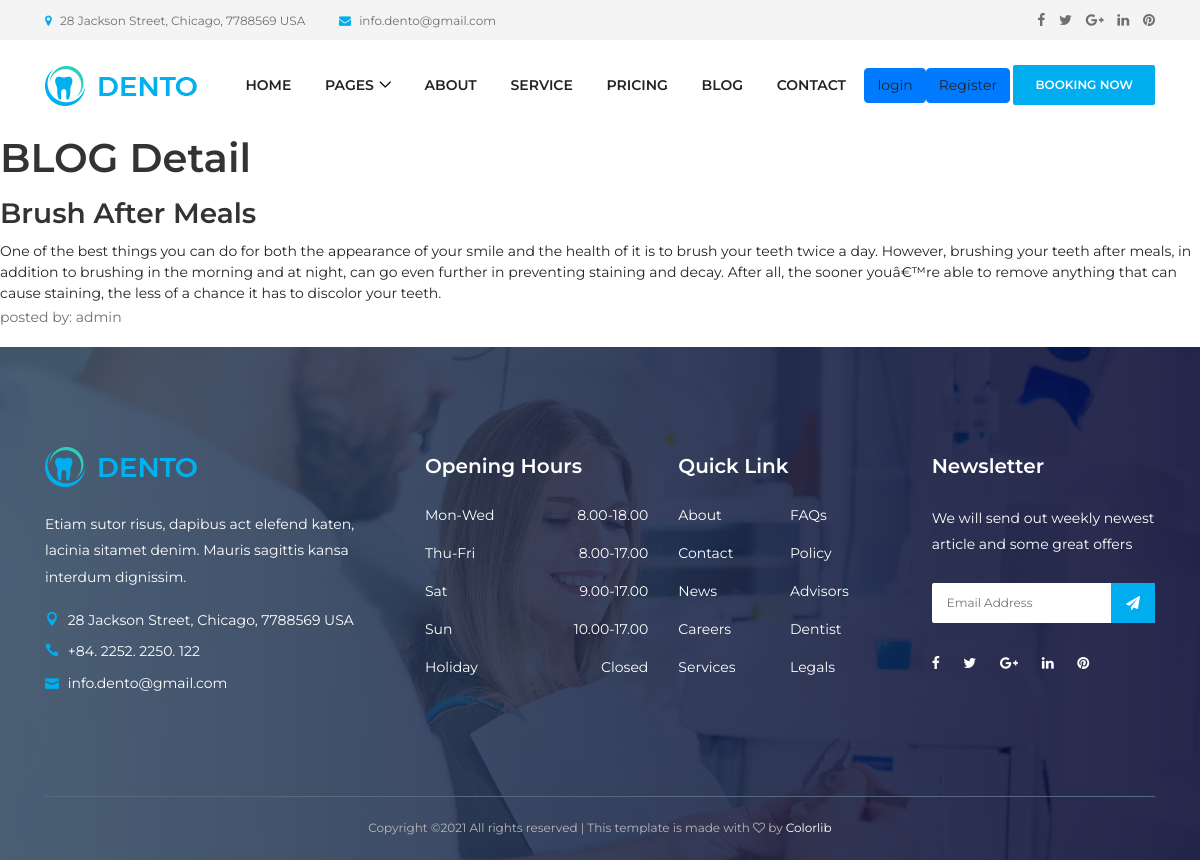
The page /blog/detail/4/ on the database as committed earlier.
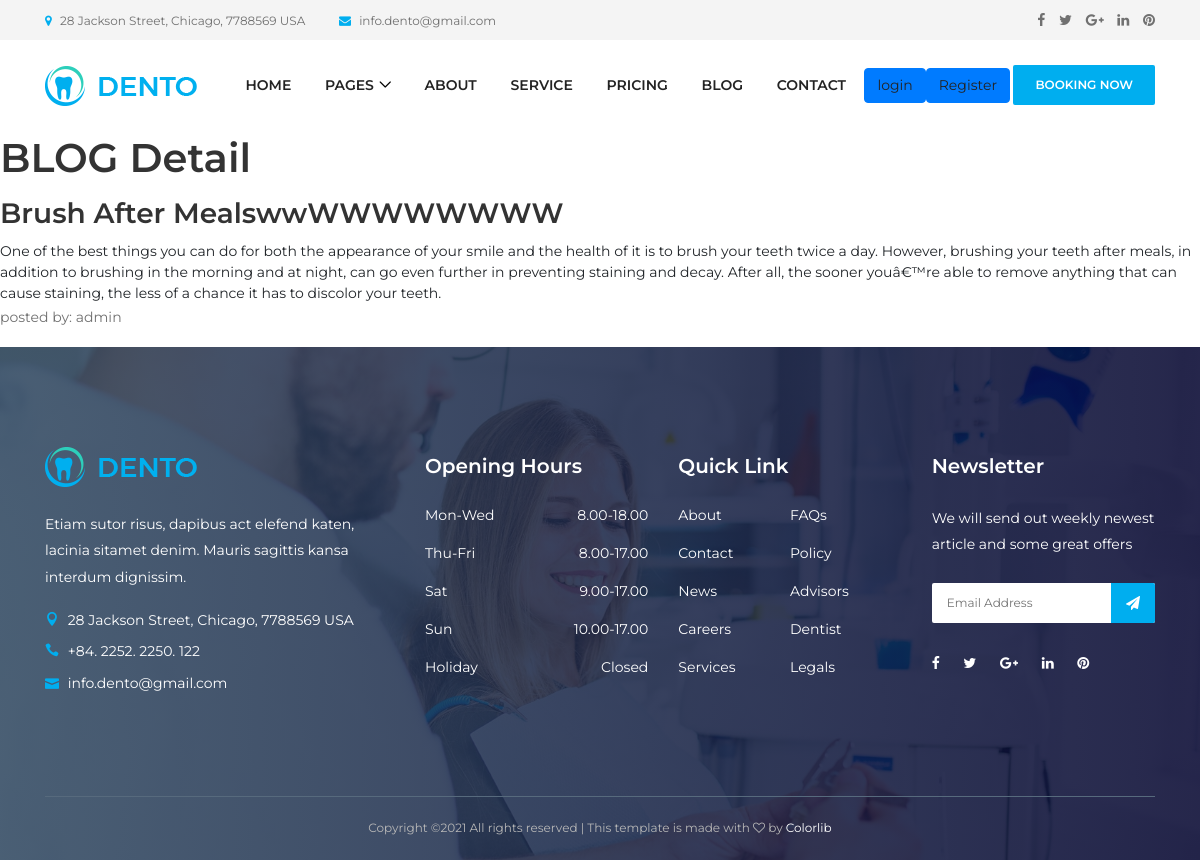
The same page on the database as committed later.
### blog/models.py (models this page shows, shortened)
class Blog(models.Model):
    title = models.CharField(max_length=100)
    text = models.TextField()
    posted = models.DateTimeField(default=datetime.now())
    author = models.ForeignKey(User, on_delete=models.CASCADE)

### blog/views.py (the view)
# urls.py: path('detail/<int:pk>/', views.detailView, name='detail'),
def detailView(request, pk):
    article = Blog.objects.get(pk=pk)
    return render(request, 'blog/detailView.html', {'article': article})

### blog/templates/blog/detailView.html (shortened to what this page needs)
{% extends 'website/base.html' %}
{% load static %}
{% block content %}
<h1>BLOG Detail</h1>
    <div >
       <h3>{{ article.title }}</h3>
        <span>{{article.text}}</span>
        <p>posted by: {{ article.author }}</p>
        </div>
{% endblock content %}

Rows that differ between the two databases and show on the page:
changed Blog "admin": title "Brush After Meals" → "Brush After MealswwWWWWWWWW"
